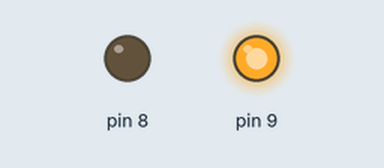
A sketch run on a simulated Arduino Uno, built with avr-gcc and run on an emulated ATmega328P. On the bench: output pins drawn as LEDs (lit = HIGH).

Above: at 5.0 s.
At 10.5 s:
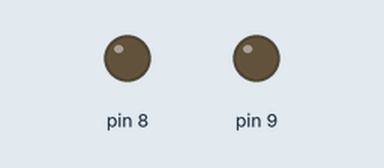
Timing chart, 0 to 14.3 s (numbered marks = the images above):
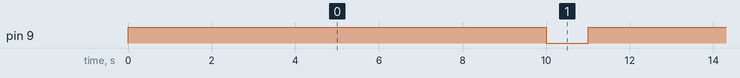

Measured:
- by itself, pin 9: alternates HIGH for 10.0 s and LOW for 1.0 s

The sketch:

motor_qualification_test.ino
```cpp
void setup() {
  pinMode(8,OUTPUT);
  pinMode(9,OUTPUT);
}

void loop() {
  right();
  delay(10000);
  stop();
  delay(1000);
}

void left(){
  digitalWrite(8,HIGH);
  digitalWrite(9,LOW);

}

void right(){
  digitalWrite(8,LOW);
  digitalWrite(9,HIGH);
}

void stop(){
  digitalWrite(8,LOW);
  digitalWrite(9,LOW);
}
```
